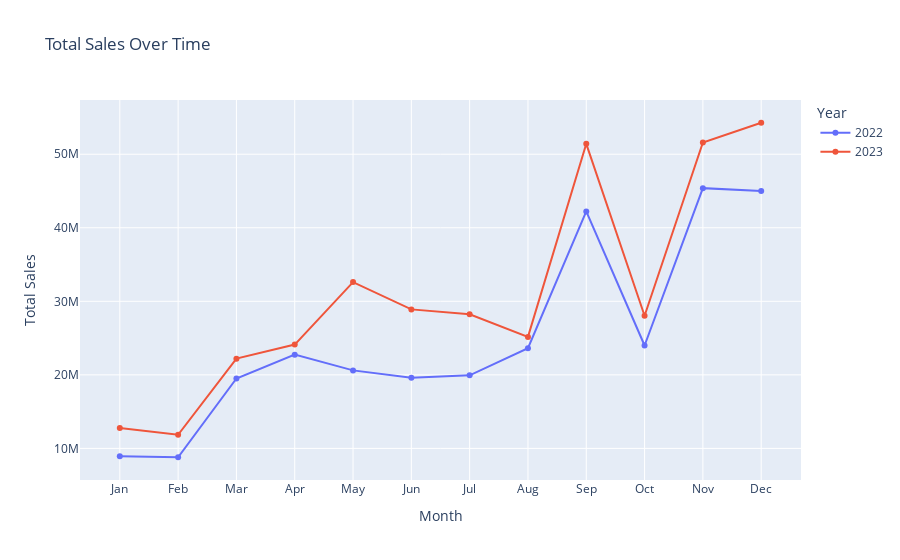

Notebook code for this chart:
### Code cell
df_grouped = df.groupby(['year', 'month']).price.agg(['count', 'sum']).reset_index()
df_grouped['month'] = pd.Categorical(df_grouped['month'], categories= list(calendar.month_name)[1:], ordered=True)
df_grouped.sort_values(['year', 'month'], inplace= True)
df_grouped.month = df_grouped.month.apply(lambda x: x[:3])

fig = px.line(
    data_frame=df_grouped,
    x='month',
    y='sum',
    color='year',
    markers= True,
    hover_data={'year': False, 'month': False, 'sum': ':.2f', 'count': True},
    labels={'sum': 'Total Sales', 'count': 'Units Sold'},
    title='Total Price Over Time'
)

fig.update_layout(
    title='Total Sales Over Time',
    xaxis_title='Month',
    yaxis_title='Total Sales',
    legend_title='Year',
    hoverlabel=dict(
        bgcolor="white",
        font_size=12,
        font_family="Arial"
    )
)

fig.update_traces(hovertemplate='<b>Total Sales</b>: $%{y}<br>'+'<b>Cars Sold</b>: %{customdata[1]}')

### Figure 1 — Plotly figure (JSON) as saved in the notebook; plotly's stock layout.template omitted (floating-point values rounded to 4 significant figures)
{"data": [{"customdata": [[2022, 315], [2022, 320], [2022, 705], [2022, 800], [2022, 750], [2022, 690], [2022, 700], [2022, 810], [2022, 1475], [2022, 835], [2022, 1620], [2022, 1625]], "hovertemplate": "<b>Total Sales</b>: $%{y}<br><b>Cars Sold</b>: %{customdata[1]}", "legendgroup": "2022", "line": {"color": "#636efa", "dash": "solid"}, "marker": {"symbol": "circle"}, "mode": "markers+lines", "name": "2022", "orientation": "v", "showlegend": true, "type": "scatter", "x": ["Jan", "Feb", "Mar", "Apr", "May", "Jun", "Jul", "Aug", "Sep", "Oct", "Nov", "Dec"], "xaxis": "x", "y": [8931920, 8795365, 19502059, 22748867, 20608086, 19604211, 19935002, 23631362, 42218216, 23991509, 45389290, 44984458], "yaxis": "y"}, {"customdata": [[2023, 475], [2023, 415], [2023, 830], [2023, 855], [2023, 1145], [2023, 1025], [2023, 1025], [2023, 895], [2023, 1830], [2023, 995], [2023, 1850], [2023, 1921]], "hovertemplate": "<b>Total Sales</b>: $%{y}<br><b>Cars Sold</b>: %{customdata[1]}", "legendgroup": "2023", "line": {"color": "#EF553B", "dash": "solid"}, "marker": {"symbol": "circle"}, "mode": "markers+lines", "name": "2023", "orientation": "v", "showlegend": true, "type": "scatter", "x": ["Jan", "Feb", "Mar", "Apr", "May", "Jun", "Jul", "Aug", "Sep", "Oct", "Nov", "Dec"], "xaxis": "x", "y": [12764298, 11848580, 22203814, 24115567, 32613157, 28901691, 28243030, 25162276, 51416962, 28043756, 51590388, 54281601], "yaxis": "y"}], "layout": {"hoverlabel": {"bgcolor": "white", "font": {"family": "Arial", "size": 12}}, "legend": {"title": {"text": "Year"}, "tracegroupgap": 0}, "title": {"text": "Total Sales Over Time"}, "xaxis": {"anchor": "y", "domain": [0, 1], "title": {"text": "Month"}}, "yaxis": {"anchor": "x", "domain": [0, 1], "title": {"text": "Total Sales"}}}}
